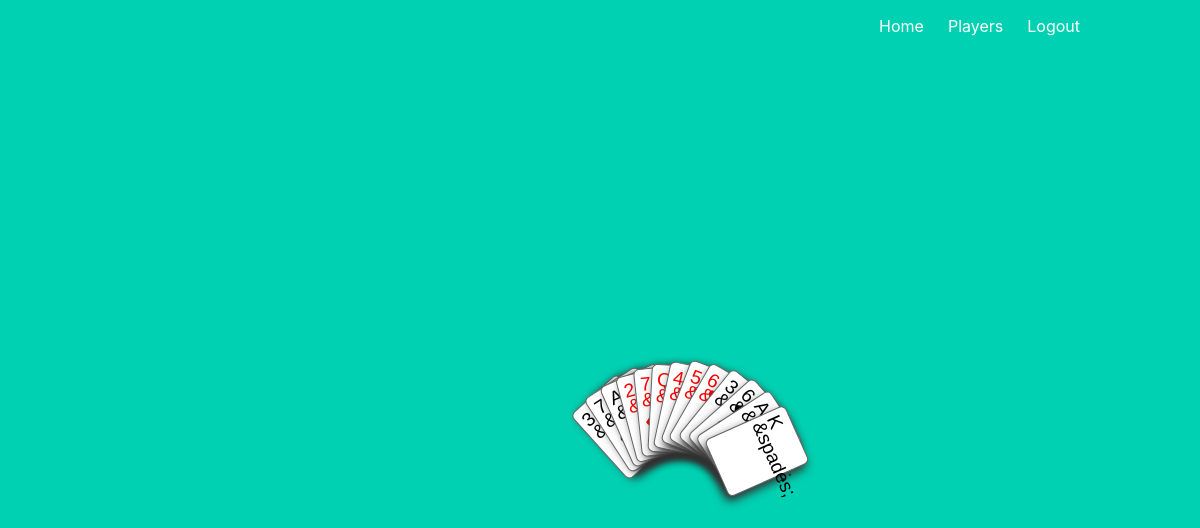
Page /bid (signed in) on the committed database.
### models.py (models this page shows)
class Card(db.Model):
	id = db.Column(db.Integer, primary_key=True)
	suit = db.Column(db.String(100))
	value = db.Column(db.String(100))
	points = db.Column(db.Integer)

### game.py (the view)
@game.route('/bid')
@login_required
def bid():
	player = Player.query.filter_by(email=current_user.email).first()
	game = db.session.query(Game).order_by(Game.id.desc()).first()
	cards = get_hand()
	return render_template('bid.html', already_bid=player.bid, cards=cards, activityClass="inactiveLink")

### __init__.py (called while the page is built)
def create_app():
    app = Flask(__name__)
    app.config['SECRET_KEY'] = '9OLWxND4o83j4K4iuopO'
    app.config['SQLALCHEMY_DATABASE_URI'] = 'sqlite:///db.sqlite'
    db.init_app(app)
    login_manager = LoginManager()
    login_manager.login_view = 'auth.login'
    login_manager.init_app(app)
    with app.app_context():
        from .models import User
        @login_manager.user_loader
        def load_user(user_id):
            return User.query.get(int(user_id))
        from .auth import auth as auth_blueprint
        app.register_blueprint(auth_blueprint)
        from .main import main as main_blueprint
        app.register_blueprint(main_blueprint)
        from .players import players as players_blueprint
        app.register_blueprint(players_blueprint)
        from .game import game as game_blueprint
        app.register_blueprint(game_blueprint)
    return app

### game.py (called while the page is built)
def get_hand():
	player = Player.query.filter_by(email=current_user.email).first()
	game = db.session.query(Game).order_by(Game.id.desc()).first()
	hand_card_ids = Hand.query.filter_by(player_id=player.id).filter_by(game_id=game.id).first().cards
	cards = []
	for hand_card_id in hand_card_ids:
		card = Card.query.filter_by(id=hand_card_id.card).first()
		cards.append((card.suit,card.value))
	cards = sorted(cards)
	return cards

### templates/bid.html (shortened to what this page needs)
{% extends "base.html" %}
{% block content %}
	<div class="column is-4 is-offset-4">
    {% include "hand.html"%}
	</div>
<link rel="stylesheet" type="text/css" href='{{ url_for("static", filename="counter.css") }}'>
{% endblock %}

### templates/hand.html (shortened to what this page needs)
<link rel="stylesheet" type="text/css" href='{{ url_for("static", filename="cards.css") }}'>
<div class="column is-4 is-offset-4">
<div class="playingCards faceImages rotateHand">
<ul class="{{activityClass}} hand">
  	{%for i in cards%}
  		<li><a class="card rank-{{i[1]}} {{i[0]}}" href="/make_move/{{i[0]}}/{{i[1]}}/{{round_number}}">
  			<span class="rank">{{i[1]}}</span>
  			<span class="suit">&{{i[0]}};</span>
  		</a>
  	</li>
  	{%endfor%}
 </ul>
</div>
</div>

### templates/hand.html (style rules this page uses)
.inactiveLink { pointer-events: none; cursor: default; }

### rows in the picture
Card: value "3", suit "clubs"
Card: value "7", suit "clubs"
Card: value "A", suit "clubs"
Card: value "2", suit "diams"
Card: value "7", suit "diams"
Card: value "Q", suit "diams"
Card: value "4", suit "hearts"
Card: i "5", suit "hearts"
Card: value "6", suit "hearts"
Card: i "3", suit "spades"
Card: i "6", suit "spades"
Card: value "A", suit "spades"
Card: value "K", suit "spades"
